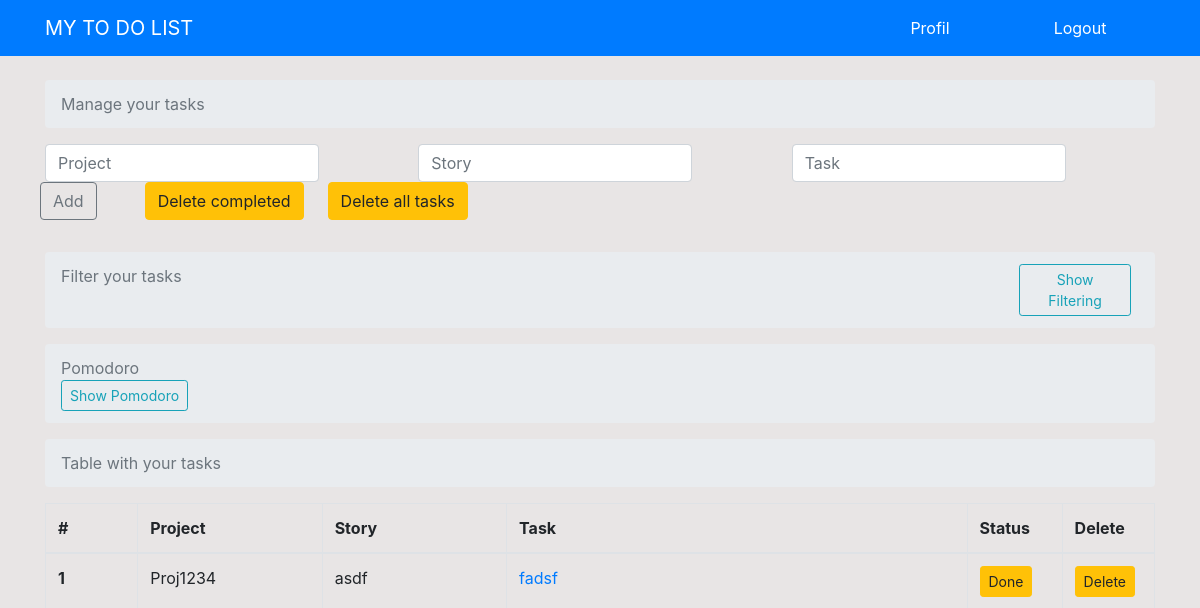
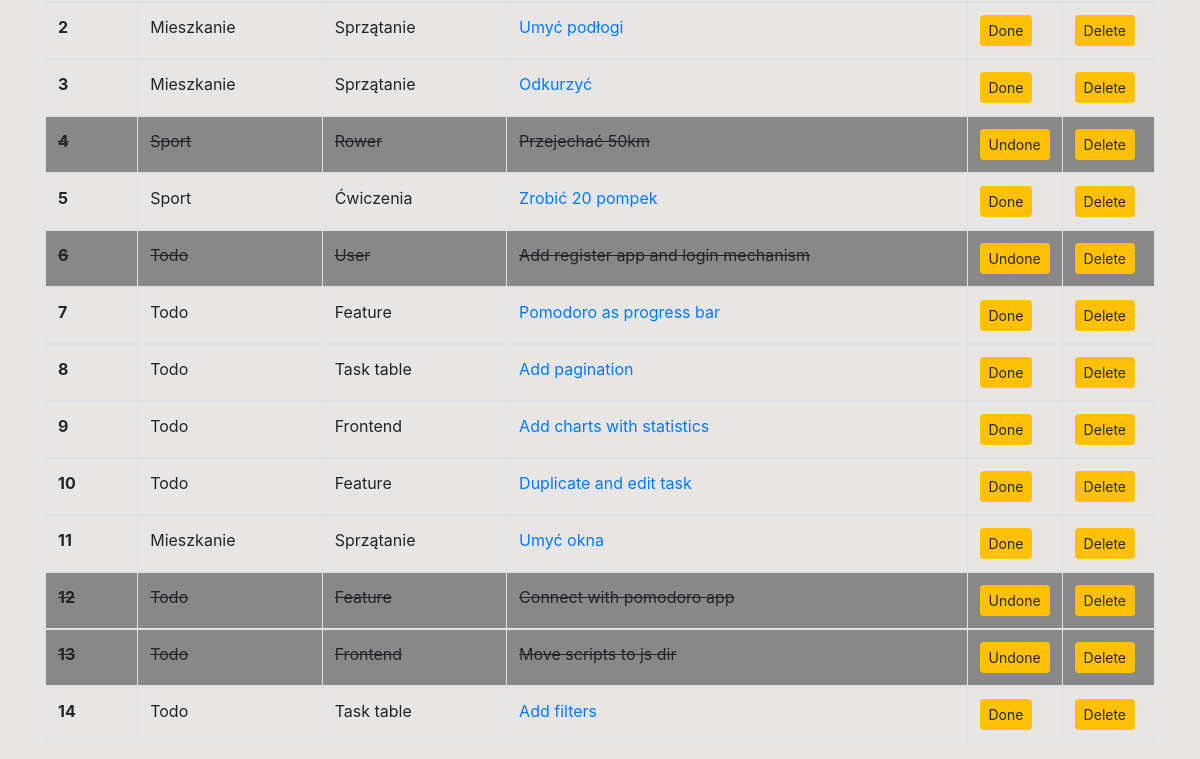
Page / (signed in) on the earlier database version (2 pictures, top to bottom).
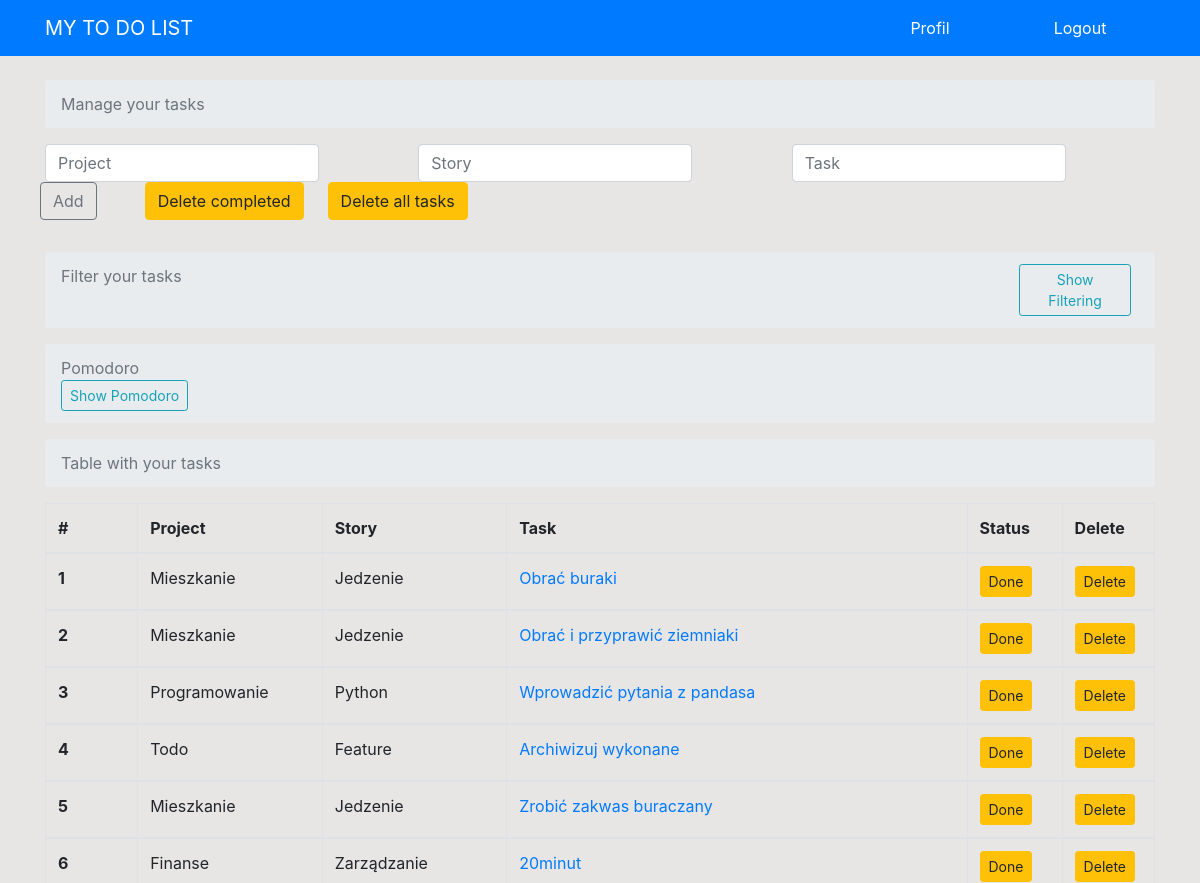
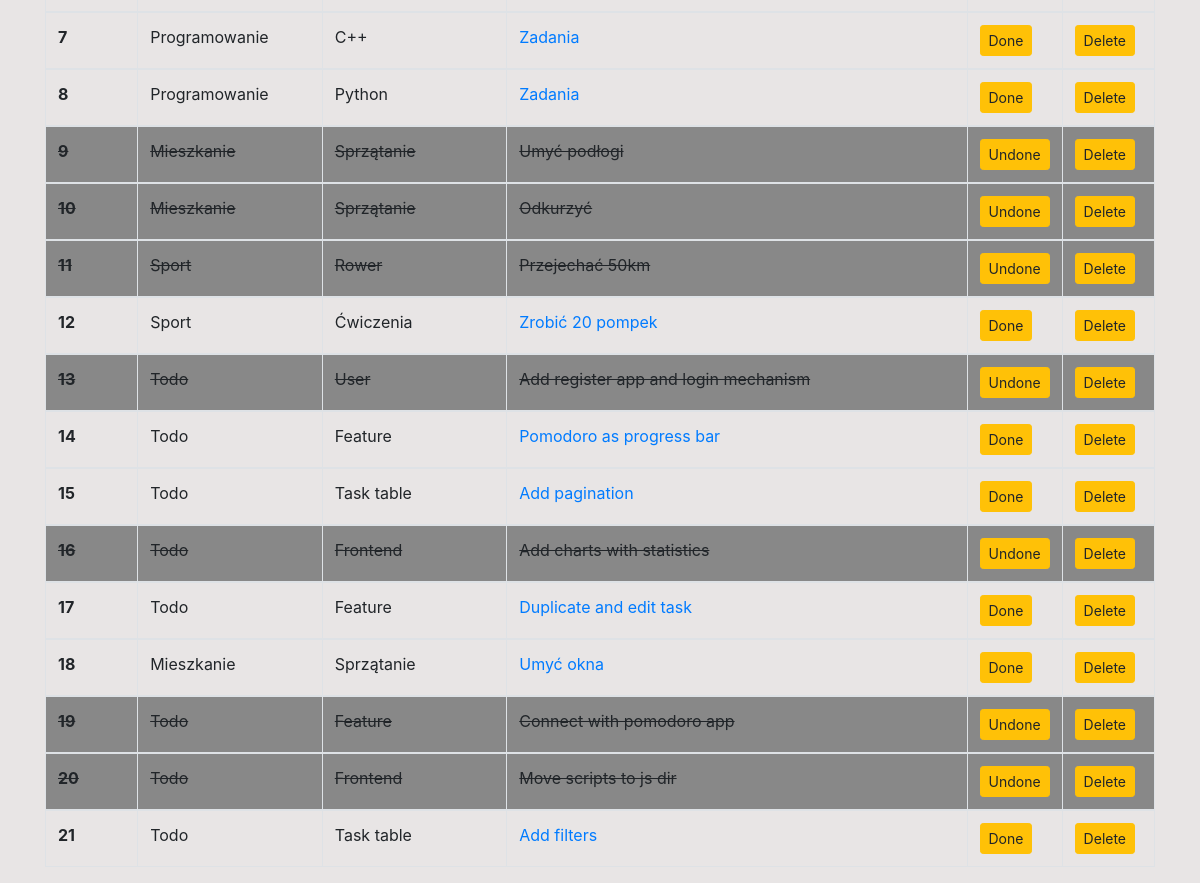
Same page on the later database version (2 pictures, top to bottom).
### todo/models.py (models this page shows, shortened)
class Todo(models.Model):
    date_added = models.DateTimeField(default=timezone.now)
    task = models.CharField(max_length=100)
    story = models.CharField(max_length=100, default="-")
    project = models.CharField(max_length=100)
    complete = models.BooleanField(default=False)

### todo/views.py (the view)
# urls.py: 2. Add a URL to urlpatterns:  path('', views.home, name='home')
def home(request):
    context = {'tasks': Todo.objects.all().order_by('-id')}
    return render(request, 'todo/home.html', context)

### todo/templates/todo/home.html
{% extends 'todo/layout.html' %}
{% block content %}
    {% if user.is_authenticated %}
        {% include 'todo/parts/home_task_managing.html' %}
        {% include 'todo/parts/home_filtering.html' %}
        {% include 'todo/parts/home_pomodoro.html' %}
        {% include 'todo/parts/home_table.html' %}
    {% else %}
        <nav aria-label="breadcrumb">
            <ol class="breadcrumb">
                <li class="breadcrumb-item active" aria-current="page">Login to see your tasks</li>
            </ol>
        </nav>
    {% endif %}
{% endblock content %}

### todo/templates/todo/layout.html (shortened to what this page needs)
{% load static %}
<!DOCTYPE html>
<html lang="en">
<head>
    <link rel="stylesheet" href="https://stackpath.bootstrapcdn.com/bootstrap/4.5.2/css/bootstrap.min.css">
    <link rel="stylesheet" type="text/css" href="{% static 'todo/style.css' %}">
</head>
<body>
    <nav class="navbar navbar-dark bg-primary mb-4">
        <div class="container">
            <a class="navbar-brand" href="{% url 'home' %}">MY TO DO LIST</a>
            <div id="authbar">
                {% if user.is_authenticated %}
                    <div class="auth"><a href="{% url 'logout' %}">Logout</a></div>
                    <div class="auth"><a href="{% url 'profile' %}">Profil</a></div>
                {% else %}
                    <div class="auth"><a href="{% url 'register' %}">Register</a></div>
                    <div class="auth"><a href="{% url 'login' %}">Login</a></div>
                    <div style="clear: both;"></div>
                {% endif %}
            </div>
        </div>
    </nav>
    <div class="container">
    {% block content %}
    {% endblock content %}
    </div>
</body>
</html>

### todo/templates/todo/parts/home_task_managing.html (shortened to what this page needs)
<nav aria-label="breadcrumb">
    <ol class="breadcrumb">
        <li class="breadcrumb-item active" aria-current="page">Manage your tasks</li>
    </ol>
</nav>
<form method='POST' action='{% url 'add' %}' class="form-inline mb-4">
    <div class="input-group">
        <div class="form-row">
            <div class="col">
                <input type="text" class="form-control" name="project" placeholder="Project">
            </div>
            <div class="col">
                <input type="text" class="form-control" name="story" placeholder="Story">
            </div>
            <div class="col">
                <input type="text" class="form-control" name="task" placeholder="Task">
            </div>
            <div class="btn-toolbar mb-2" aria-label="First group">
                <button class="btn btn-outline-secondary mr-5" type="submit" id="button-addon2">Add</button>
                <a href="{% url 'delete_completed' %}"><button type="button" class="btn btn-warning mr-4">Delete completed</button></a>
                <a href="{% url 'delete_all' %}"><button type="button" class="btn btn-warning mr-2">Delete all tasks</button></a>
            </div>
        </div>
    </div>
</form>

### todo/templates/todo/parts/home_filtering.html (shortened to what this page needs)
<nav aria-label="breadcrumb">
    <ol class="breadcrumb">
        <li class="breadcrumb-item active" aria-current="page">
            <div style="width: 962px;">Filter your tasks</div>
            <div>
                <button type="submit" class="btn btn-outline-info btn-sm mr-2" onclick="element_show(['filters'])">
                    Show Filtering
                </button>
            </div>
        </li>
    </ol>
</nav>

### todo/templates/todo/parts/home_pomodoro.html (shortened to what this page needs)
<nav aria-label="breadcrumb">
    <ol class="breadcrumb">
        <li class="breadcrumb-item active" aria-current="page" style="width: 947px;">Pomodoro</li>
        <button type="submit" class="btn btn-outline-info btn-sm mr-2" onclick="element_show(['pomodoro'])">
            Show Pomodoro
        </button>
    </ol>
</nav>

### todo/templates/todo/parts/home_table.html
<nav aria-label="breadcrumb">
    <ol class="breadcrumb">
        <li class="breadcrumb-item active" aria-current="page">Table with your tasks</li>
    </ol>
</nav>
<table class="table table-hover table-bordered" id="myTable">
    <thead>
        <tr>
            <th scope="col" class="col-1">#</th>
            <th scope="col" class="col-2">Project</th>
            <th scope="col" class="col-2">Story</th>
            <th scope="col" class="col-5">Task</th>
            <th scope="col" class="col-1">Status</th>
            <th scope="col" class="col-1">Delete</th>
        </tr>
    </thead>
    {% for task in tasks %}
    <tbody>
        <tr>
            {% if task.complete %}
                <th class="todo_complete" scope="row">{{ forloop.counter }}</th>
                <td class="todo_complete">{{ task.project }}</td>
                <td class="todo_complete">{{ task.story }}</td>
                <td class="todo_complete">{{ task.task }}</td>
                <td class="todo_complete">
                    <a href="{% url 'uncompleted' task.id %}"><button type="button" class="btn btn-warning btn-sm">Undone</button></a>
                </td>
                <td class="todo_complete">
                    <a href="{% url 'delete_one' task.id %}"><button type="button" class="btn btn-warning btn-sm">Delete</button></a>
                </td>
            {% else %}
                    <th scope="row">{{ forloop.counter }}</th>
                    <td>{{ task.project }}</td>
                    <td>{{ task.story }}</td>
                    <td><a href="{% url 'edit' task.id %}">{{ task.task }}</a></td>
                    <td>
                        <a href="{% url 'completed' task.id %}"><button type="button" class="btn btn-warning btn-sm">Done</button></a>
                    </td>
                    <td>
                        <a href="{% url 'delete_one' task.id %}"><button type="button" class="btn btn-warning btn-sm">Delete</button></a>
                    </td>
            {% endif %}
        </tr>
    </tbody>
    {% endfor %}
</table>

### todo/static/todo/style.css (style rules this page uses)
.todo_complete { text-decoration: line-through; background-color: #888888; }
.breadcrumb { color: #666666; }
.auth { text-align: center; width: 150px; float: right; color: #ffffff; }
.auth > a { text-decoration: none; color: #ffffff; }
body { background-color: #e8e5e5; }

Differences in the rows shown:
removed Todo: project "Proj1234", story "asdf", task "fadsf"
added Todo: project "Mieszkanie", story "Jedzenie", task "Obrać buraki"
added Todo: project "Mieszkanie", story "Jedzenie", task "Obrać i przyprawić ziemniaki"
added Todo: project "Programowanie", story "Python", task "Wprowadzić pytania z pandasa"
added Todo: project "Todo", story "Feature", task "Archiwizuj wykonane"
added Todo: project "Mieszkanie", story "Jedzenie", task "Zrobić zakwas buraczany"
added Todo: project "Finanse", story "Zarządzanie", task "20minut"
added Todo: project "Programowanie", story "C++", task "Zadania"
added Todo: project "Programowanie", story "Python", task "Zadania"
changed Todo "Umyć podłogi": complete "Done" → "Undone"
changed Todo "Odkurzyć": complete "Done" → "Undone"
changed Todo "Add charts with statistics": complete "Done" → "Undone"
